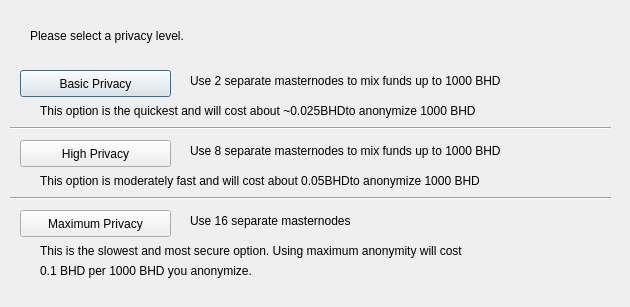
<?xml version="1.0" encoding="UTF-8"?>
<ui version="4.0">
 <class>DarksendConfig</class>
 <widget class="QDialog" name="DarksendConfig">
  <property name="geometry">
   <rect>
    <x>0</x>
    <y>0</y>
    <width>630</width>
    <height>307</height>
   </rect>
  </property>
  <property name="windowTitle">
   <string>Configure Darksend</string>
  </property>
  <widget class="QPushButton" name="buttonBasic">
   <property name="geometry">
    <rect>
     <x>20</x>
     <y>70</y>
     <width>151</width>
     <height>27</height>
    </rect>
   </property>
   <property name="text">
    <string>Basic Privacy</string>
   </property>
  </widget>
  <widget class="QPushButton" name="buttonHigh">
   <property name="geometry">
    <rect>
     <x>20</x>
     <y>140</y>
     <width>151</width>
     <height>27</height>
    </rect>
   </property>
   <property name="text">
    <string>High Privacy</string>
   </property>
  </widget>
  <widget class="QPushButton" name="buttonMax">
   <property name="geometry">
    <rect>
     <x>20</x>
     <y>210</y>
     <width>151</width>
     <height>27</height>
    </rect>
   </property>
   <property name="text">
    <string>Maximum Privacy</string>
   </property>
  </widget>
  <widget class="QLabel" name="label">
   <property name="geometry">
    <rect>
     <x>30</x>
     <y>20</y>
     <width>571</width>
     <height>31</height>
    </rect>
   </property>
   <property name="text">
    <string>Please select a privacy level.</string>
   </property>
  </widget>
  <widget class="QLabel" name="label_2">
   <property name="geometry">
    <rect>
     <x>190</x>
     <y>70</y>
     <width>421</width>
     <height>21</height>
    </rect>
   </property>
   <property name="text">
    <string>Use 2 separate masternodes to mix funds up to 1000 BHD</string>
   </property>
  </widget>
  <widget class="QLabel" name="label_3">
   <property name="geometry">
    <rect>
     <x>190</x>
     <y>140</y>
     <width>411</width>
     <height>21</height>
    </rect>
   </property>
   <property name="text">
    <string>Use 8 separate masternodes to mix funds up to 1000 BHD</string>
   </property>
  </widget>
  <widget class="QLabel" name="label_4">
   <property name="geometry">
    <rect>
     <x>190</x>
     <y>210</y>
     <width>421</width>
     <height>21</height>
    </rect>
   </property>
   <property name="text">
    <string>Use 16 separate masternodes</string>
   </property>
  </widget>
  <widget class="QLabel" name="label_6">
   <property name="geometry">
    <rect>
     <x>40</x>
     <y>100</y>
     <width>561</width>
     <height>21</height>
    </rect>
   </property>
   <property name="text">
    <string>This option is the quickest and will cost about ~0.025BHDto anonymize 1000 BHD</string>
   </property>
  </widget>
  <widget class="QLabel" name="label_7">
   <property name="geometry">
    <rect>
     <x>40</x>
     <y>170</y>
     <width>561</width>
     <height>21</height>
    </rect>
   </property>
   <property name="text">
    <string>This option is moderately fast and will cost about 0.05BHDto anonymize 1000 BHD</string>
   </property>
  </widget>
  <widget class="QLabel" name="label_8">
   <property name="geometry">
    <rect>
     <x>40</x>
     <y>240</y>
     <width>561</width>
     <height>21</height>
    </rect>
   </property>
   <property name="text">
    <string>This is the slowest and most secure option. Using maximum anonymity will cost</string>
   </property>
  </widget>
  <widget class="QLabel" name="label_9">
   <property name="geometry">
    <rect>
     <x>40</x>
     <y>260</y>
     <width>561</width>
     <height>21</height>
    </rect>
   </property>
   <property name="text">
    <string>0.1 BHD per 1000 BHD you anonymize.</string>
   </property>
  </widget>
  <widget class="Line" name="line">
   <property name="geometry">
    <rect>
     <x>10</x>
     <y>120</y>
     <width>601</width>
     <height>16</height>
    </rect>
   </property>
   <property name="orientation">
    <enum>Qt::Horizontal</enum>
   </property>
  </widget>
  <widget class="Line" name="line_2">
   <property name="geometry">
    <rect>
     <x>10</x>
     <y>190</y>
     <width>601</width>
     <height>16</height>
    </rect>
   </property>
   <property name="orientation">
    <enum>Qt::Horizontal</enum>
   </property>
  </widget>
 </widget>
 <resources/>
 <connections/>
</ui>
